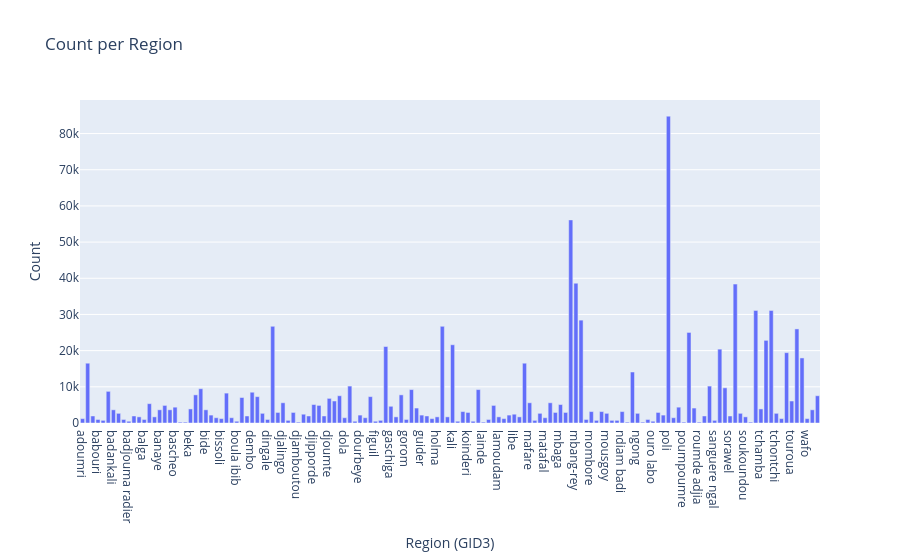

The cell this chart's notebook holds for it:
### Code cell
fig = px.bar(gid_unit_counts_df, x='GID3', y='count', title='Count per Region')
fig.update_layout(xaxis_title='Region (GID3)', yaxis_title='Count')
fig.show()

### Figure 1 — Plotly figure (JSON) as saved in the notebook; plotly's stock layout.template omitted (floating-point values rounded to 4 significant figures; data arrays with more than 128 entries replaced by an {"elided": "..."} marker saying what was removed)
{"data": [{"alignmentgroup": "True", "hovertemplate": "GID3=%{x}<br>count=%{y}<extra></extra>", "legendgroup": "", "marker": {"color": "#636efa", "pattern": {"shape": ""}}, "name": "", "offsetgroup": "", "orientation": "v", "showlegend": false, "textposition": "auto", "type": "bar", "x": {"elided": "144 str values"}, "xaxis": "x", "y": {"elided": "144 int values"}, "yaxis": "y"}], "layout": {"barmode": "relative", "legend": {"tracegroupgap": 0}, "title": {"text": "Count per Region"}, "xaxis": {"anchor": "y", "domain": [0, 1], "title": {"text": "Region (GID3)"}}, "yaxis": {"anchor": "x", "domain": [0, 1], "title": {"text": "Count"}}}}
